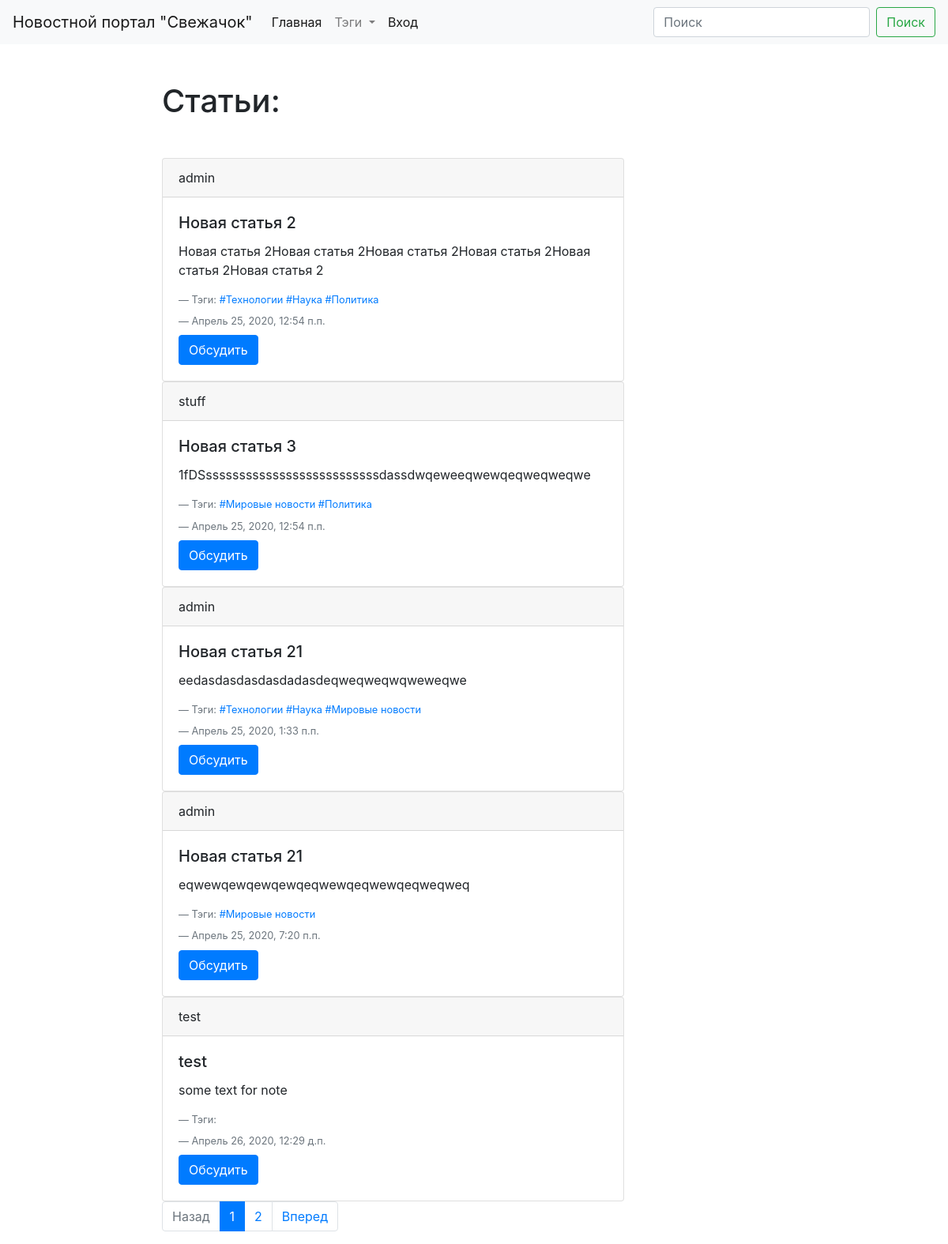
Page /news/ on the committed database.
### News/models.py (models this page shows, shortened)
class Notes(models.Model):
    title = models.CharField(max_length=50, verbose_name="Заголовок")
    text = models.TextField(verbose_name='Текст статьи')
    pub_date = models.DateTimeField(verbose_name='Дата публикации', auto_now_add=True)
    author = models.ForeignKey(User, on_delete=models.CASCADE, verbose_name="Автор")
    fk_tag = models.ManyToManyField(to=Tags, verbose_name="Тэги")
    def get_absolute_url(self):
        return reverse("url_detail", kwargs={"note_id": self.pk})
    class Meta:
        verbose_name = 'Статья'
        verbose_name_plural = 'Статьи'

class Tags(models.Model):
    tag_name = models.CharField(max_length=30, verbose_name="Название тэга")
    def get_absolute_url(self):
        return reverse("url_tag", kwargs={"tag_id": self.pk})
    class Meta:
        verbose_name = 'Тэг'
        verbose_name_plural = 'Тэги'

### News/views.py (the view)
# urls.py: path('', views.index, name="url_index"),
def index(request):
    search_request = request.GET.get('search', '')
    if search_request:
        list_note = Notes.objects.filter(Q(title__icontains=search_request) | Q(text__icontains=search_request))
    else:
        list_note = Notes.objects.all()
    paginator = Paginator(list_note, 5)
    page_number = request.GET.get('page', 1)
    page = paginator.get_page(page_number)
    is_paginated = page.has_other_pages()
    if page.has_previous():
        prev_url = '?page={}'.format(page.previous_page_number())
    else:
        prev_url = ''
    if page.has_next():
        next_url = '?page={}'.format(page.next_page_number())
    else:
        next_url = ''
    context = {
        'notes': page,
        'is_paginated': is_paginated,
        'prev_url':prev_url,
        'next_url':next_url
        }
    return render(request, 'News/index.html', context)

### News/views.py (called while the page is built)
def custom_processor(request):
    tag = Tags.objects.all()
    tags = {'tags': tag}
    return tags

### News/templates/News/index.html
{% extends 'base.html' %}
{% block content %}
<h1 class="mb-5">Статьи: </h1>
{% if notes %}
{% for note in notes.object_list %}
        {% include 'News/includes/note_cart_temp.html' %}
{% endfor %}
{% else %}
<p>Нет ни одной статьи</p>
{% endif %}
{% endblock content %}

### News/templates/News/includes/note_cart_temp.html
<div class="card">
    <div class="card-header">
        {{ note.author }}
    </div>
    <div class="card-body">
        <h5 class="card-title">{{ note.title }}</h5>
        <p class="card-text">{{ note.text|truncatewords:15 }}</p>
        <footer class="blockquote-footer mb-2">Тэги: {% for tag in note.fk_tag.all %}
            <a href="{{ tag.get_absolute_url }}">#{{ tag.tag_name }}</a>
            {% endfor %}
        </footer>
        <footer class="blockquote-footer mb-2">{{ note.pub_date }}</footer>
        <a href="{{ note.get_absolute_url }}" class="btn btn-primary">Обсудить</a>
    </div>
</div>

### rows in the picture
Notes: author "admin", title "Новая статья 2", text "Новая статья 2Новая статья 2Новая статья 2Новая статья 2Новая статья 2Новая статья 2", pub_date "Апрель 25, 2020, 12:54 п.п."
Tags: tag_name "Технологии"
Tags: tag_name "Наука"
Tags: tag_name "Политика"
Notes: author "stuff", title "Новая статья 3", text "1fDSssssssssssssssssssssssssssdassdwqeweeqwewqeqweqweqwe", pub_date "Апрель 25, 2020, 12:54 п.п."
Tags: tag_name "Мировые новости"
Notes: author "admin", title "Новая статья 21", text "eedasdasdasdasdadasdeqweqweqwqweweqwe", pub_date "Апрель 25, 2020, 1:33 п.п."
Notes: author "admin", title "Новая статья 21", text "eqwewqewqewqewqeqwewqeqwewqeqweqweq", pub_date "Апрель 25, 2020, 7:20 п.п."
Notes: author "test", title "test", text "some text for note", pub_date "Апрель 26, 2020, 12:29 д.п."

### other values in the picture
{{ i }} "1"
{{ i }} "2"
